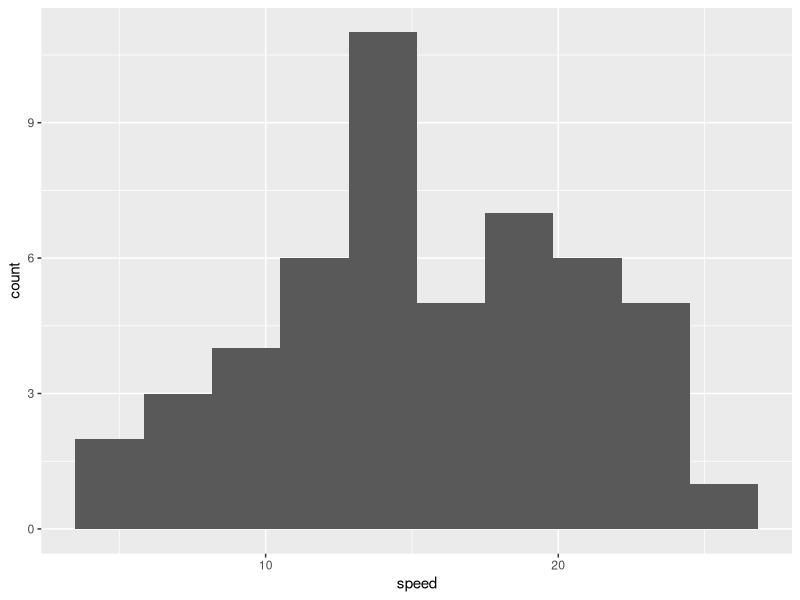
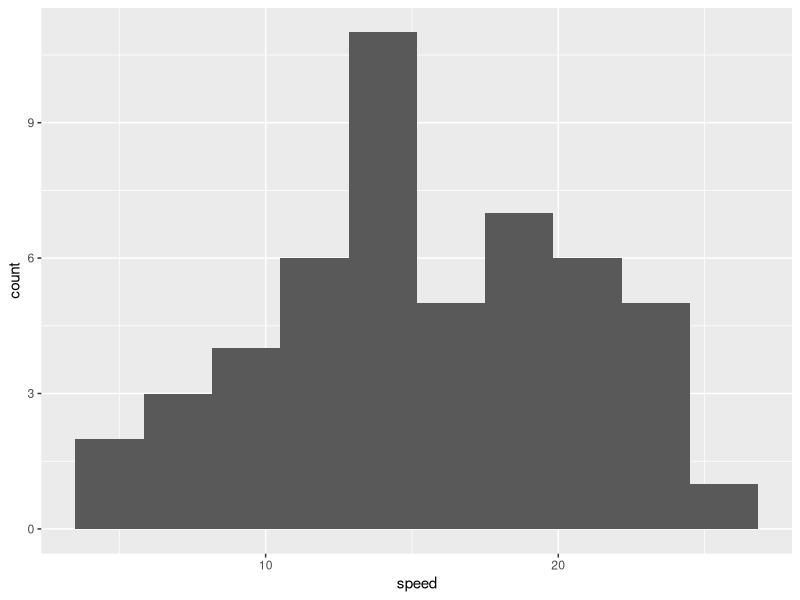

The R source for these figures, in order:
#look at the columns of the df
names(cars)

#calculate the mean of speed
mean(cars$speed)

#load ggplot2 and make plot
library(ggplot2)
ggplot(cars, aes(speed))+
  geom_histogram(bins = 10)

#always put:
#dev.off()
#after uploading a plot to a png, jpeg, etc.

#set working directory to source file location
setwd("C:/Users/jacks/OneDrive/Desktop/DUKE_FALL2021/721/BIOS721/Topics")
#upload to jpeg file in current file
jpeg(filename = "histogram_cars.jpeg")
ggplot(cars, aes(speed))+
  geom_histogram(bins = 10)

dev.off()